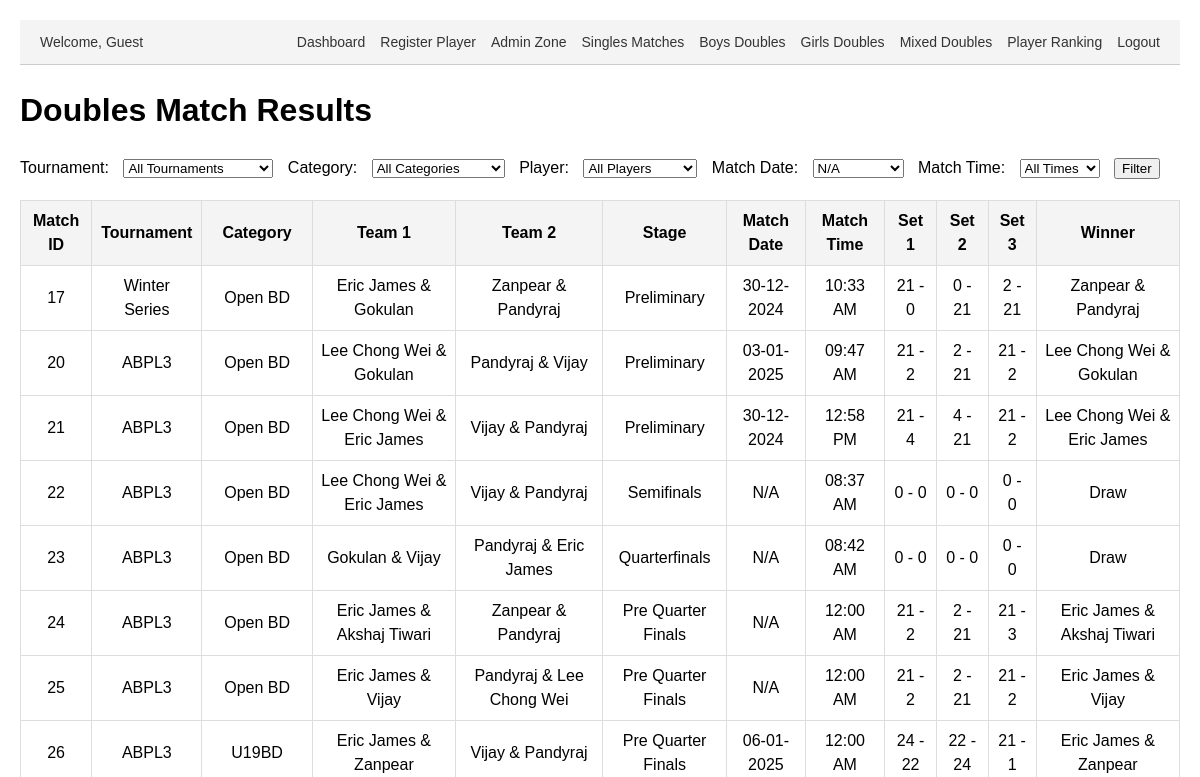
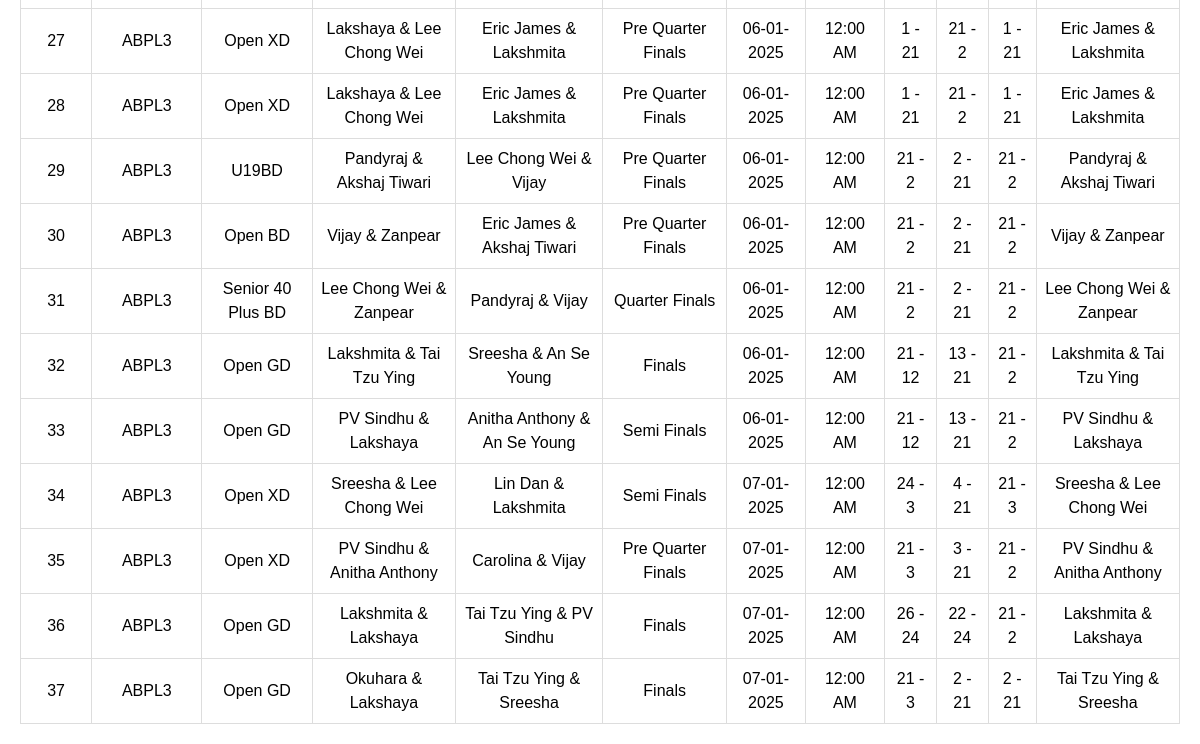
/results_doubles.php, run on an earlier commit of the app's database (2 pictures, top to bottom).
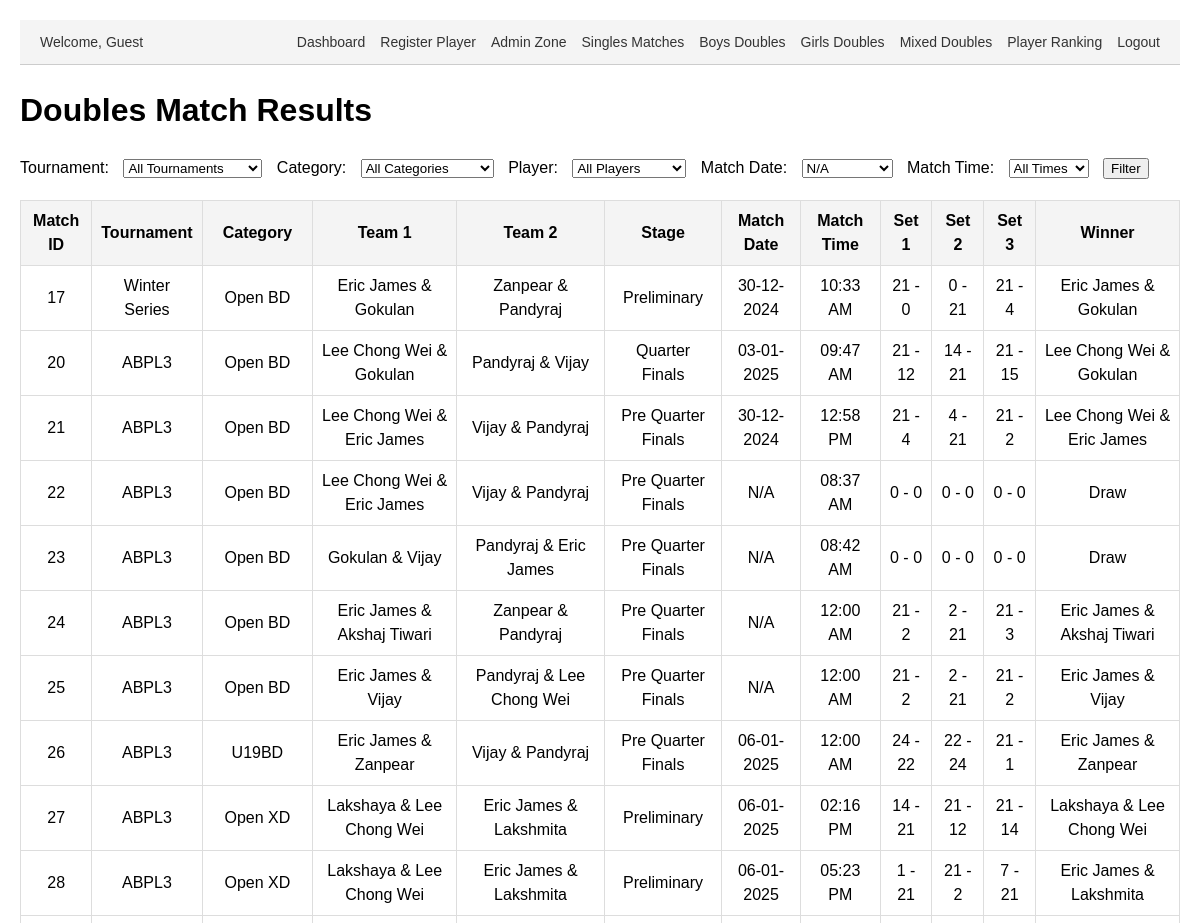
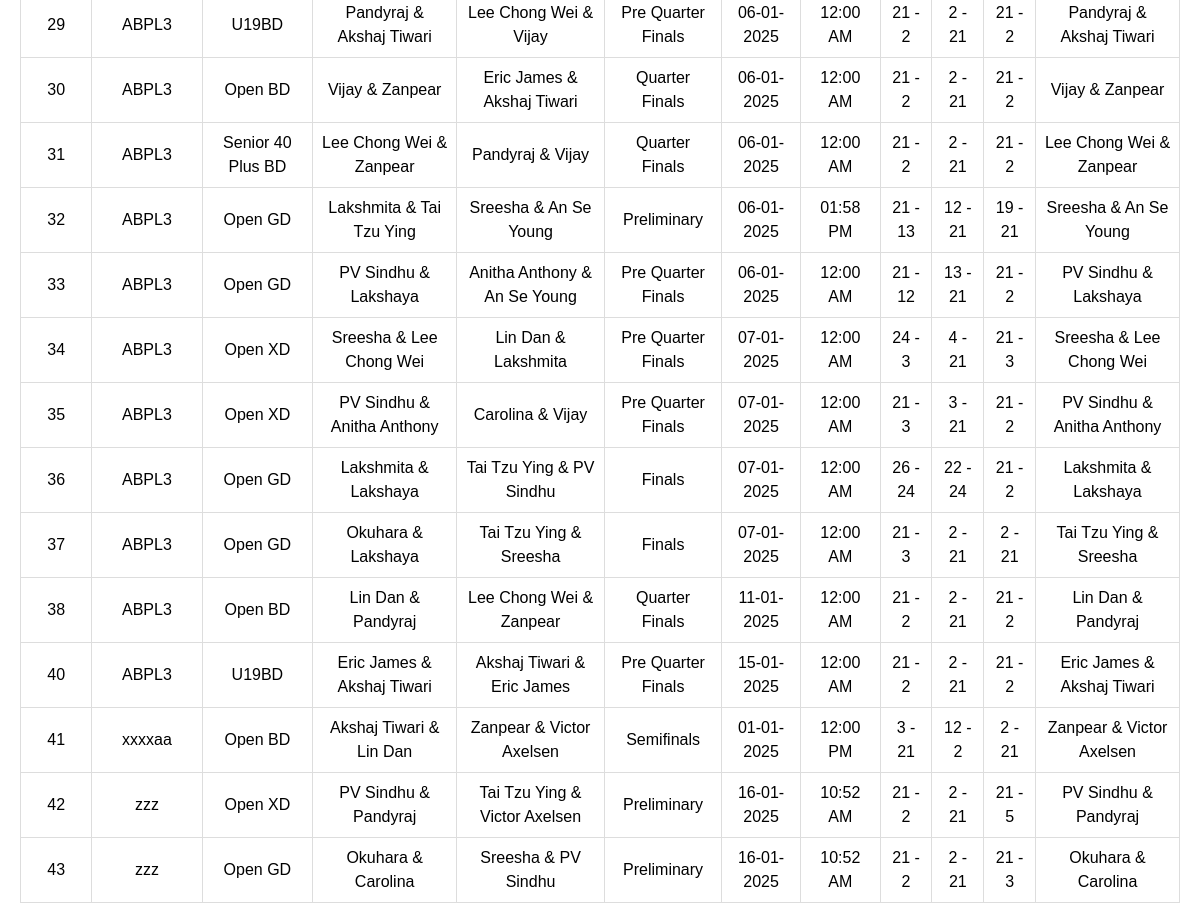
And on a later commit of the database (2 pictures, top to bottom).
### tables this page shows
CREATE TABLE `matches` (
  `id` int(11) NOT NULL,
  `tournament_id` int(11) NOT NULL,
  `category_id` int(11) NOT NULL,
  `pool` enum('A','B') DEFAULT NULL,
  `player1_id` int(11) DEFAULT NULL,
  `player2_id` int(11) DEFAULT NULL,
  `pre_quarter` tinyint(1) DEFAULT 0,
  `quarter` tinyint(1) DEFAULT 0,
  `semi` tinyint(1) DEFAULT 0,
  `final` tinyint(1) DEFAULT 0,
  `set1_player1_points` int(11) DEFAULT 0,
  `set1_player2_points` int(11) DEFAULT 0,
  `set2_player1_points` int(11) DEFAULT 0,
  `set2_player2_points` int(11) DEFAULT 0,
  `set3_player1_points` int(11) DEFAULT 0,
  `set3_player2_points` int(11) DEFAULT 0,
  `created_by` int(11) DEFAULT NULL,
  `stage` enum('Pre Quarter Finals','Quarter Finals','Semifinals','Finals','Preliminary') NOT NULL,
  `match_date` date DEFAULT NULL,
  `match_time` varchar(255) NOT NULL,
  `date` date DEFAULT NULL,
  `team1_player1_id` int(11) NOT NULL DEFAULT 0,
  `team1_player2_id` int(11) NOT NULL DEFAULT 0,
  `team2_player1_id` int(11) DEFAULT 0,
  `team2_player2_id` int(11) DEFAULT 0,
  `set1_team1_points` int(11) NOT NULL DEFAULT 0,
  `set1_team2_points` int(11) DEFAULT 0,
  `set2_team1_points` int(11) DEFAULT 0,
  `set2_team2_points` int(11) DEFAULT 0,
  `set3_team1_points` int(11) DEFAULT 0,
  `set3_team2_points` int(11) DEFAULT 0,
  `player3_id` int(11) DEFAULT NULL,
  `player4_id` int(11) DEFAULT NULL,
  `deleted_at` datetime DEFAULT NULL
);

CREATE TABLE `tournaments` (
  `id` int(11) NOT NULL,
  `name` varchar(255) NOT NULL,
  `created_by` int(11) DEFAULT NULL,
  `year` int(11) NOT NULL DEFAULT year(curdate()),
  `moderated_by` int(11) DEFAULT NULL
);

CREATE TABLE `categories` (
  `id` int(11) NOT NULL,
  `name` varchar(255) NOT NULL,
  `created_by` int(11) NOT NULL,
  `age_group` varchar(255) DEFAULT NULL,
  `sex` varchar(10) DEFAULT NULL,
  `type` enum('singles','doubles','mixed doubles') DEFAULT 'singles',
  `tournament_id` int(11) NOT NULL
);

### results_doubles.php (the view, shortened to what this page needs)
<?php include 'header.php'; ?>
<?php
require_once 'conn.php';
$conn = new mysqli($servername, $username, $password, $dbname);
$match_date = $_GET['match_date'] ?? '';
$dates = $conn->query("SELECT DISTINCT match_date FROM matches ORDER BY match_date");
$query = "
    SELECT
        m.id AS match_id,
        t.name AS tournament_name,
        c.name AS category_name,
        c.type AS category_type, /* Singles, Doubles, or Mixed Doubles */
        p1.name AS team1_player1_name,
        p2.name AS team1_player2_name,
        p3.name AS team2_player1_name,
        p4.name AS team2_player2_name,
        m.stage,
        m.match_date,
        m.match_time,
        m.set1_team1_points,
        m.set1_team2_points,
        m.set2_team1_points,
        m.set2_team2_points,
        m.set3_team1_points,
        m.set3_team2_points
    FROM matches m
    INNER JOIN tournaments t ON m.tournament_id = t.id
    INNER JOIN categories c ON m.category_id = c.id
    LEFT JOIN players p1 ON m.team1_player1_id = p1.id
    LEFT JOIN players p2 ON m.team1_player2_id = p2.id
    LEFT JOIN players p3 ON m.team2_player1_id = p3.id
    LEFT JOIN players p4 ON m.team2_player2_id = p4.id
    WHERE c.type IN ('doubles', 'mixed doubles')
";
$query .= " ORDER BY m.id";
$result = $conn->query($query);
?>
<!DOCTYPE html>
<html lang="en">
<head>
</head>
<body>
    <h1>Doubles Match Results</h1>
    <form method="get">
        <label for="tournament_id">Tournament:</label>
        <select name="tournament_id" id="tournament_id">
            <option value="">All Tournaments</option>
        </select>
        <label for="category_id">Category:</label>
        <select name="category_id" id="category_id">
            <option value="">All Categories</option>
        </select>
        <label for="player_id">Player:</label>
        <select name="player_id" id="player_id">
            <option value="">All Players</option>
        </select>
        <label for="match_date">Match Date:</label>
        <select name="match_date" id="match_date">
            <?php while ($row = $dates->fetch_assoc()): ?>
                <option value="<?= $row['match_date'] ?>" <?= $match_date == $row['match_date'] ? 'selected' : '' ?>>
                    <?= $row['match_date'] ? date("d-m-Y", strtotime($row['match_date'])) : 'N/A' ?>
                </option>
            <?php endwhile; ?>
        </select>
        <label for="datetime">Match Time:</label>
        <select name="datetime" id="datetime">
            <option value="">All Times</option>
        </select>
        <button type="submit">Filter</button>
    </form>
    <?php if ($result->num_rows > 0): ?>
        <table>
            <tr>
                <th>Match ID</th>
                <th>Tournament</th>
                <th>Category</th>
                <th>Team 1</th>
                <th>Team 2</th>
                <th>Stage</th>
                <th>Match Date</th>
                <th>Match Time</th>
                <th>Set 1</th>
                <th>Set 2</th>
                <th>Set 3</th>
                <th>Winner</th>
            </tr>
            <?php while ($row = $result->fetch_assoc()):
                $team1 = $row['team1_player1_name'] . " & " . $row['team1_player2_name'];
                $team2 = $row['team2_player1_name'] . " & " . $row['team2_player2_name'];
                $team1_total = $row['set1_team1_points'] + $row['set2_team1_points'] + $row['set3_team1_points'];
                $team2_total = $row['set1_team2_points'] + $row['set2_team2_points'] + $row['set3_team2_points'];
                $winner = $team1_total > $team2_total ? $team1 : ($team1_total < $team2_total ? $team2 : 'Draw');
            ?>
                <tr>
                    <td><?= $row['match_id'] ?></td>
                    <td><?= $row['tournament_name'] ?></td>
                    <td><?= $row['category_name'] ?></td>
                    <td><?= $team1 ?></td>
                    <td><?= $team2 ?></td>
                    <td><?= $row['stage'] ?></td>
                    <td><?= $row['match_date'] ? date("d-m-Y", strtotime($row['match_date'])) : 'N/A' ?></td>
                    <td><?= $row['match_time'] ? date("h:i A", strtotime($row['match_time'])) : 'N/A' ?></td>
                    <td><?= $row['set1_team1_points'] . ' - ' . $row['set1_team2_points'] ?></td>
                    <td><?= $row['set2_team1_points'] . ' - ' . $row['set2_team2_points'] ?></td>
                    <td><?= $row['set3_team1_points'] . ' - ' . $row['set3_team2_points'] ?></td>
                    <td><?= $winner ?></td>
                </tr>
            <?php endwhile; ?>
        </table>
    <?php else: ?>
        <p>No matches found for the selected filters.</p>
    <?php endif; ?>
</body>
</html>

What changed in the data, as far as the page shows it:
changed matches "10:33 AM": set3_team1_points "2" → "21"; set3_team2_points "21" → "4"; winner "Zanpear & Pandyraj" → "Eric James & Gokulan"
changed matches "09:47 AM": stage "Preliminary" → "Quarter Finals"; set1_team2_points "2" → "12"; set2_team1_points "2" → "14"; set3_team2_points "2" → "15"
changed matches "12:58 PM": stage "Preliminary" → "Pre Quarter Finals"
changed matches "08:37 AM": stage "Semifinals" → "Pre Quarter Finals"
changed matches "08:42 AM": stage "Quarterfinals" → "Pre Quarter Finals"
changed matches id 27: stage "Pre Quarter Finals" → "Preliminary"; match_time "12:00 AM" → "02:16 PM"; set1_team1_points "1" → "14"; set2_team2_points "2" → "12"; set3_team1_points "1" → "21"; set3_team2_points "21" → "14"; winner "Eric James & Lakshmita" → "Lakshaya & Lee Chong Wei"
changed matches id 28: stage "Pre Quarter Finals" → "Preliminary"; match_time "12:00 AM" → "05:23 PM"; set3_team1_points "1" → "7"
changed matches id 30: stage "Pre Quarter Finals" → "Quarter Finals"
changed matches id 32: stage "Finals" → "Preliminary"; match_time "12:00 AM" → "01:58 PM"; set1_team2_points "12" → "13"; set2_team1_points "13" → "12"; set3_team1_points "21" → "19"; set3_team2_points "2" → "21"; winner "Lakshmita & Tai Tzu Ying" → "Sreesha & An Se Young"
changed matches id 33: stage "Semi Finals" → "Pre Quarter Finals"
changed matches id 34: stage "Semi Finals" → "Pre Quarter Finals"
added matches: id "38", tournament.name "ABPL3", category.name "Open BD", team1 "Lin Dan & Pandyraj", team2 "Lee Chong Wei & Zanpear", stage "Quarter Finals", match_date "11-01-2025", match_time "12:00 AM", set1_team1_points "21", set1_team2_points "2", set2_team1_points "2", set2_team2_points "21", set3_team1_points "21", set3_team2_points "2", winner "Lin Dan & Pandyraj"
added matches: id "40", tournament.name "ABPL3", category.name "U19BD", team1 "Eric James & Akshaj Tiwari", team2 "Akshaj Tiwari & Eric James", stage "Pre Quarter Finals", match_date "15-01-2025", match_time "12:00 AM", set1_team1_points "21", set1_team2_points "2", set2_team1_points "2", set2_team2_points "21", set3_team1_points "21", set3_team2_points "2", winner "Eric James & Akshaj Tiwari"
added matches: id "41", tournament.name "xxxxaa", category.name "Open BD", team1 "Akshaj Tiwari & Lin Dan", team2 "Zanpear & Victor Axelsen", stage "Semifinals", match_date "01-01-2025", match_time "12:00 PM", set1_team1_points "3", set1_team2_points "21", set2_team1_points "12", set2_team2_points "2", set3_team1_points "2", set3_team2_points "21", winner "Zanpear & Victor Axelsen"
added matches: id "42", tournament.name "zzz", category.name "Open XD", team1 "PV Sindhu & Pandyraj", team2 "Tai Tzu Ying & Victor Axelsen", stage "Preliminary", match_date "16-01-2025", match_time "10:52 AM", set1_team1_points "21", set1_team2_points "2", set2_team1_points "2", set2_team2_points "21", set3_team1_points "21", set3_team2_points "5", winner "PV Sindhu & Pandyraj"
added matches: id "43", tournament.name "zzz", category.name "Open GD", team1 "Okuhara & Carolina", team2 "Sreesha & PV Sindhu", stage "Preliminary", match_date "16-01-2025", match_time "10:52 AM", set1_team1_points "21", set1_team2_points "2", set2_team1_points "2", set2_team2_points "21", set3_team1_points "21", set3_team2_points "3", winner "Okuhara & Carolina"
